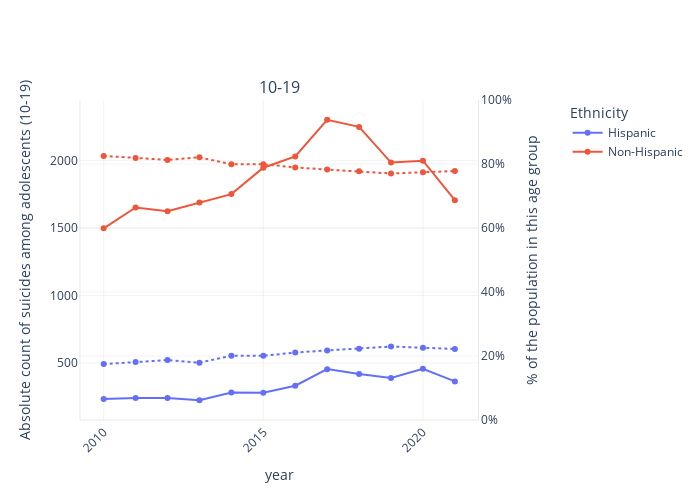
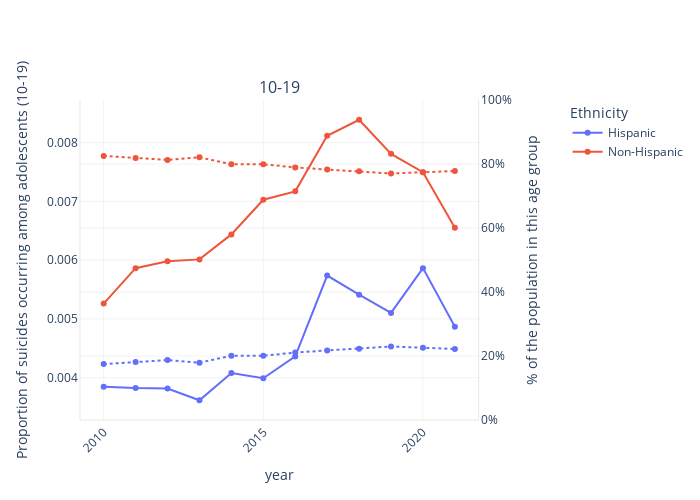
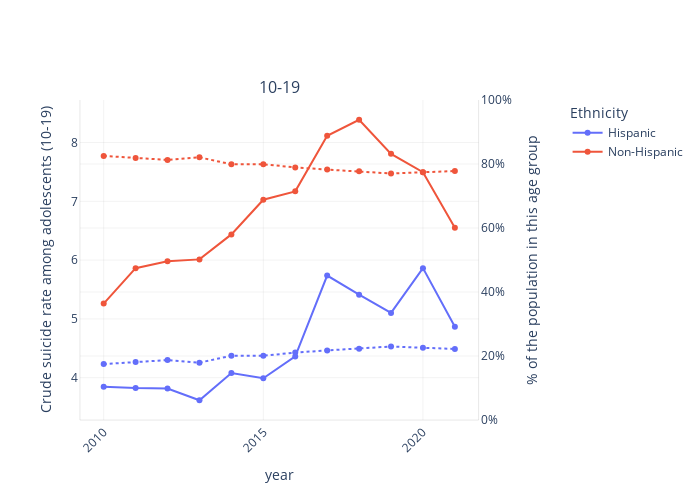

Notebook cell for these charts, in order:
### Markdown cell above
### By ethnicity

### Code cell
plot_params = {"x": "year",
               "color": "ethnicity",
               "by": "age_strat",
               "scatter": False,
               "rows": 1,
               "data_slice": {"age_strat": "10-19"},
               "second_y": {"secondary_y": True,
                            "y": "pop_share",
                            "line_param": {"dash": "dot"}}}
kwargs = {"secondary_range": [0, 100],
          "secondary_ticksuffix": "%",
          "hide_title": True,
          "second_y_title_text": "% of the population in this age group",
          "legend_text": "Ethnicity"}

plot_params["y"] = "deaths"
kwargs["y_title_text"] = "Absolute count of suicides among adolescents (10-19)"
kwargs["plot_filename"] = f"adolescents_{plot_params['color']}_{plot_params['y']}"
plot_params.update(kwargs)

sd.plot(**plot_params
    )

plot_params["y"] = "suicide_proportion"
kwargs["y_title_text"] = "Proportion of suicides occurring among adolescents (10-19)"
kwargs["plot_filename"] = f"adolescents_{plot_params['color']}_{plot_params['y']}"
kwargs["primary_ticksuffix"] = "%"
plot_params.update(kwargs)
kwargs.pop("primary_ticksuffix")
plot_params.pop("primary_ticksuffix")

sd.plot(**plot_params
    )

plot_params["y"] = "suicide_per_100k"
kwargs["y_title_text"] = "Crude suicide rate among adolescents (10-19)"
kwargs["plot_filename"] = f"adolescents_{plot_params['color']}_{plot_params['y']}"
plot_params.update(kwargs)

sd.plot(**plot_params
    )

### Figure 1 — Plotly figure (JSON) as saved in the notebook; plotly's stock layout.template omitted (floating-point values rounded to 4 significant figures)
{"data": [{"line": {"color": "#636EFA"}, "mode": "markers+lines", "name": "Hispanic", "showlegend": true, "type": "scatter", "x": [2010, 2011, 2012, 2013, 2014, 2015, 2016, 2017, 2018, 2019, 2020, 2021], "xaxis": "x", "y": [232, 239, 239, 222, 279, 278, 330, 453, 416, 387, 456, 362], "yaxis": "y"}, {"line": {"color": "#EF553B"}, "mode": "markers+lines", "name": "Non-Hispanic", "showlegend": true, "type": "scatter", "x": [2010, 2011, 2012, 2013, 2014, 2015, 2016, 2017, 2018, 2019, 2020, 2021], "xaxis": "x", "y": [1498, 1653, 1625, 1690, 1752, 1948, 2032, 2304, 2251, 1986, 2000, 1707], "yaxis": "y"}, {"line": {"color": "#636EFA", "dash": "dot"}, "mode": "markers+lines", "name": "Hispanic", "showlegend": false, "type": "scatter", "x": [2010, 2011, 2012, 2013, 2014, 2015, 2016, 2017, 2018, 2019, 2020, 2021], "xaxis": "x", "y": [17.48, 18.15, 18.73, 17.92, 20.08, 20.08, 21.07, 21.75, 22.26, 22.97, 22.57, 22.21], "yaxis": "y2"}, {"line": {"color": "#EF553B", "dash": "dot"}, "mode": "markers+lines", "name": "Non-Hispanic", "showlegend": false, "type": "scatter", "x": [2010, 2011, 2012, 2013, 2014, 2015, 2016, 2017, 2018, 2019, 2020, 2021], "xaxis": "x", "y": [82.52, 81.85, 81.27, 82.08, 79.92, 79.92, 78.93, 78.25, 77.74, 77.03, 77.43, 77.79], "yaxis": "y2"}], "layout": {"annotations": [{"font": {"size": 16}, "showarrow": false, "text": "10-19", "x": 0.47, "xanchor": "center", "xref": "paper", "y": 1, "yanchor": "bottom", "yref": "paper"}], "height": 500, "legend": {"title": {"text": "Ethnicity"}, "x": 1.15}, "plot_bgcolor": "rgb(255,255,255)", "width": 700, "xaxis": {"anchor": "y", "domain": [0, 0.94], "gridcolor": "grey", "gridwidth": 0.1, "linecolor": "black", "linewidth": 0.1, "showline": true, "tickangle": -45, "title": {"text": "year"}}, "yaxis": {"anchor": "x", "domain": [0, 1], "gridcolor": "grey", "gridwidth": 0.1, "linecolor": "black", "linewidth": 0.1, "showline": true, "ticksuffix": "", "title": {"text": "Absolute count of suicides among adolescents (10-19)"}}, "yaxis2": {"anchor": "x", "gridcolor": "grey", "gridwidth": 0.1, "linecolor": "black", "linewidth": 0.1, "overlaying": "y", "range": [0, 100], "showline": true, "side": "right", "ticksuffix": "%", "title": {"text": "% of the population in this age group"}}}}

### Figure 2 — Plotly figure (JSON) as saved in the notebook; plotly's stock layout.template omitted (floating-point values rounded to 4 significant figures)
{"data": [{"line": {"color": "#636EFA"}, "mode": "markers+lines", "name": "Hispanic", "showlegend": true, "type": "scatter", "x": [2010, 2011, 2012, 2013, 2014, 2015, 2016, 2017, 2018, 2019, 2020, 2021], "xaxis": "x", "y": [0.003847, 0.003824, 0.003815, 0.003616, 0.004079, 0.003991, 0.004363, 0.005738, 0.005412, 0.005101, 0.005863, 0.004867], "yaxis": "y"}, {"line": {"color": "#EF553B"}, "mode": "markers+lines", "name": "Non-Hispanic", "showlegend": true, "type": "scatter", "x": [2010, 2011, 2012, 2013, 2014, 2015, 2016, 2017, 2018, 2019, 2020, 2021], "xaxis": "x", "y": [0.00526, 0.005863, 0.005978, 0.006012, 0.006437, 0.007027, 0.007169, 0.008113, 0.008387, 0.007807, 0.007495, 0.00655], "yaxis": "y"}, {"line": {"color": "#636EFA", "dash": "dot"}, "mode": "markers+lines", "name": "Hispanic", "showlegend": false, "type": "scatter", "x": [2010, 2011, 2012, 2013, 2014, 2015, 2016, 2017, 2018, 2019, 2020, 2021], "xaxis": "x", "y": [17.48, 18.15, 18.73, 17.92, 20.08, 20.08, 21.07, 21.75, 22.26, 22.97, 22.57, 22.21], "yaxis": "y2"}, {"line": {"color": "#EF553B", "dash": "dot"}, "mode": "markers+lines", "name": "Non-Hispanic", "showlegend": false, "type": "scatter", "x": [2010, 2011, 2012, 2013, 2014, 2015, 2016, 2017, 2018, 2019, 2020, 2021], "xaxis": "x", "y": [82.52, 81.85, 81.27, 82.08, 79.92, 79.92, 78.93, 78.25, 77.74, 77.03, 77.43, 77.79], "yaxis": "y2"}], "layout": {"annotations": [{"font": {"size": 16}, "showarrow": false, "text": "10-19", "x": 0.47, "xanchor": "center", "xref": "paper", "y": 1, "yanchor": "bottom", "yref": "paper"}], "height": 500, "legend": {"title": {"text": "Ethnicity"}, "x": 1.15}, "plot_bgcolor": "rgb(255,255,255)", "width": 700, "xaxis": {"anchor": "y", "domain": [0, 0.94], "gridcolor": "grey", "gridwidth": 0.1, "linecolor": "black", "linewidth": 0.1, "showline": true, "tickangle": -45, "title": {"text": "year"}}, "yaxis": {"anchor": "x", "domain": [0, 1], "gridcolor": "grey", "gridwidth": 0.1, "linecolor": "black", "linewidth": 0.1, "showline": true, "ticksuffix": "", "title": {"text": "Proportion of suicides occurring among adolescents (10-19)"}}, "yaxis2": {"anchor": "x", "gridcolor": "grey", "gridwidth": 0.1, "linecolor": "black", "linewidth": 0.1, "overlaying": "y", "range": [0, 100], "showline": true, "side": "right", "ticksuffix": "%", "title": {"text": "% of the population in this age group"}}}}

### Figure 3 — Plotly figure (JSON) as saved in the notebook; plotly's stock layout.template omitted (floating-point values rounded to 4 significant figures)
{"data": [{"line": {"color": "#636EFA"}, "mode": "markers+lines", "name": "Hispanic", "showlegend": true, "type": "scatter", "x": [2010, 2011, 2012, 2013, 2014, 2015, 2016, 2017, 2018, 2019, 2020, 2021], "xaxis": "x", "y": [3.847, 3.824, 3.815, 3.616, 4.079, 3.991, 4.363, 5.738, 5.412, 5.101, 5.863, 4.867], "yaxis": "y"}, {"line": {"color": "#EF553B"}, "mode": "markers+lines", "name": "Non-Hispanic", "showlegend": true, "type": "scatter", "x": [2010, 2011, 2012, 2013, 2014, 2015, 2016, 2017, 2018, 2019, 2020, 2021], "xaxis": "x", "y": [5.26, 5.863, 5.978, 6.012, 6.437, 7.027, 7.169, 8.113, 8.387, 7.807, 7.495, 6.55], "yaxis": "y"}, {"line": {"color": "#636EFA", "dash": "dot"}, "mode": "markers+lines", "name": "Hispanic", "showlegend": false, "type": "scatter", "x": [2010, 2011, 2012, 2013, 2014, 2015, 2016, 2017, 2018, 2019, 2020, 2021], "xaxis": "x", "y": [17.48, 18.15, 18.73, 17.92, 20.08, 20.08, 21.07, 21.75, 22.26, 22.97, 22.57, 22.21], "yaxis": "y2"}, {"line": {"color": "#EF553B", "dash": "dot"}, "mode": "markers+lines", "name": "Non-Hispanic", "showlegend": false, "type": "scatter", "x": [2010, 2011, 2012, 2013, 2014, 2015, 2016, 2017, 2018, 2019, 2020, 2021], "xaxis": "x", "y": [82.52, 81.85, 81.27, 82.08, 79.92, 79.92, 78.93, 78.25, 77.74, 77.03, 77.43, 77.79], "yaxis": "y2"}], "layout": {"annotations": [{"font": {"size": 16}, "showarrow": false, "text": "10-19", "x": 0.47, "xanchor": "center", "xref": "paper", "y": 1, "yanchor": "bottom", "yref": "paper"}], "height": 500, "legend": {"title": {"text": "Ethnicity"}, "x": 1.15}, "plot_bgcolor": "rgb(255,255,255)", "width": 700, "xaxis": {"anchor": "y", "domain": [0, 0.94], "gridcolor": "grey", "gridwidth": 0.1, "linecolor": "black", "linewidth": 0.1, "showline": true, "tickangle": -45, "title": {"text": "year"}}, "yaxis": {"anchor": "x", "domain": [0, 1], "gridcolor": "grey", "gridwidth": 0.1, "linecolor": "black", "linewidth": 0.1, "showline": true, "ticksuffix": "", "title": {"text": "Crude suicide rate among adolescents (10-19)"}}, "yaxis2": {"anchor": "x", "gridcolor": "grey", "gridwidth": 0.1, "linecolor": "black", "linewidth": 0.1, "overlaying": "y", "range": [0, 100], "showline": true, "side": "right", "ticksuffix": "%", "title": {"text": "% of the population in this age group"}}}}
